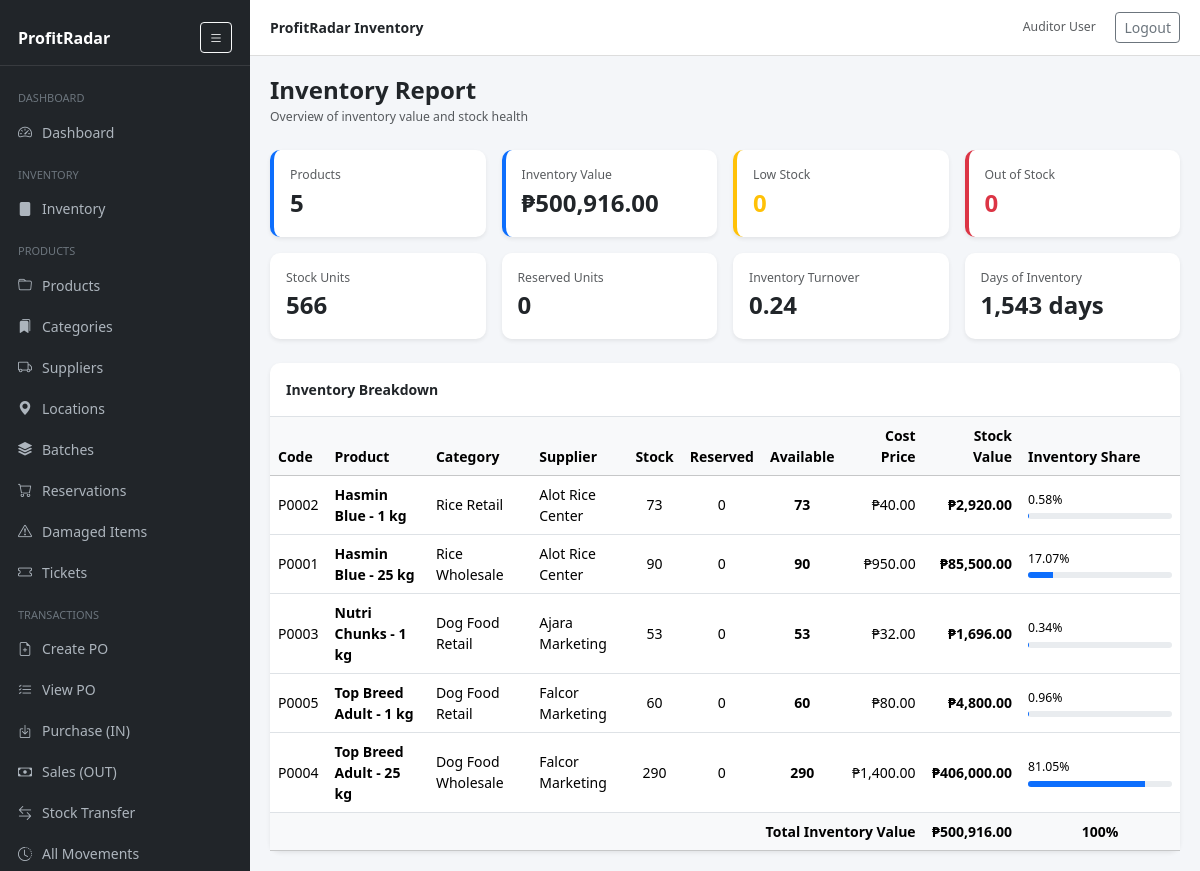
Screenshot of /inventory_report.php (signed in) with the database file from the repository.
### tables this page shows
CREATE TABLE `products` (
  `id` int(11) NOT NULL,
  `code` varchar(64) NOT NULL,
  `name` varchar(200) NOT NULL,
  `product_type` enum('retail','wholesale') NOT NULL DEFAULT 'retail',
  `category` varchar(120) DEFAULT NULL,
  `category_id` int(11) DEFAULT NULL,
  `location_id` int(11) DEFAULT NULL,
  `supplier_id` int(11) DEFAULT NULL,
  `location` varchar(120) DEFAULT NULL,
  `cost_price` decimal(12,2) DEFAULT 0.00,
  `sell_price` decimal(12,2) DEFAULT 0.00,
  `promo_discount_type` enum('percent','amount') DEFAULT NULL,
  `promo_discount_value` decimal(10,2) DEFAULT NULL,
  `sold_by` enum('each','weight') NOT NULL DEFAULT 'each',
  `unit` varchar(20) NOT NULL DEFAULT 'pc',
  `wholesale_price` decimal(10,2) NOT NULL DEFAULT 0.00,
  `barcode` varchar(128) DEFAULT NULL,
  `low_stock_threshold` int(11) DEFAULT NULL,
  `stock_qty` decimal(12,3) NOT NULL DEFAULT 0.000,
  `reserved_qty` int(11) NOT NULL DEFAULT 0,
  `is_active` tinyint(1) NOT NULL DEFAULT 1,
  `created_at` timestamp NOT NULL DEFAULT current_timestamp(),
  `updated_at` timestamp NULL DEFAULT NULL,
  `retail_stock` decimal(12,3) NOT NULL DEFAULT 0.000,
  `wholesale_stock` decimal(12,3) NOT NULL DEFAULT 0.000,
  `sale_type` enum('retail','wholesale') NOT NULL DEFAULT 'retail',
  `user_id` int(11) NOT NULL
);

CREATE TABLE `categories` (
  `id` int(11) NOT NULL,
  `name` varchar(100) NOT NULL,
  `description` varchar(255) DEFAULT NULL,
  `created_at` timestamp NOT NULL DEFAULT current_timestamp(),
  `user_id` int(11) NOT NULL
);

CREATE TABLE `suppliers` (
  `id` int(11) NOT NULL,
  `name` varchar(160) NOT NULL,
  `contact` varchar(160) DEFAULT NULL,
  `phone` varchar(50) DEFAULT NULL,
  `email` varchar(160) DEFAULT NULL,
  `address` text DEFAULT NULL,
  `user_id` int(11) NOT NULL
);

### inventory_report.php (the view, shortened to what this page needs)
<?php
require_once __DIR__ . '/includes/header.php';
$pdo = getDB();
$sql = "
SELECT
    p.id,
    p.code,
    p.name,
    p.stock_qty,
    p.reserved_qty,
    GREATEST(p.stock_qty - p.reserved_qty,0) AS available_stock,
    p.cost_price,
    (p.stock_qty * p.cost_price) AS stock_value,
    c.name AS category,
    s.name AS supplier
FROM products p
LEFT JOIN categories c ON p.category_id = c.id
LEFT JOIN suppliers s ON p.supplier_id = s.id
WHERE p.is_active = 1
ORDER BY p.name ASC
";
$stmt = $pdo->query($sql);
$products = $stmt->fetchAll(PDO::FETCH_ASSOC);
$totalValue = 0;
$totalStock = 0;
$totalReserved = 0;
$lowStock = 0;
$outOfStock = 0;
foreach ($products as $p) {
    $totalValue += $p['stock_value'];
    $totalStock += $p['stock_qty'];
    $totalReserved += $p['reserved_qty'];
}
$productCount = count($products);
$stmt = $pdo->query("
SELECT SUM(ti.qty * ti.cost_at_sale)
FROM transactions t
JOIN transaction_items ti ON ti.transaction_id = t.id
WHERE t.type='sale'
");
$cogs = $stmt->fetchColumn() ?? 0;
$turnover = $totalValue > 0 ? $cogs / $totalValue : 0;
$daysInventory = $turnover > 0 ? 365 / $turnover : 0;
?>
<div class="mb-4">
<h4 class="fw-semibold mb-0">Inventory Report</h4>
<small class="text-muted">Overview of inventory value and stock health</small>
</div>
<div class="row g-3 mb-4">
<div class="col-md-3">
<div class="card shadow-sm kpi-card">
<div class="card-body">
<div class="text-muted small">Products</div>
<div class="fs-4 fw-bold"><?=number_format($productCount)?></div>
</div>
</div>
</div>
<div class="col-md-3">
<div class="card shadow-sm kpi-card">
<div class="card-body">
<div class="text-muted small">Inventory Value</div>
<div class="fs-4 fw-bold">₱<?=number_format($totalValue,2)?></div>
</div>
</div>
</div>
<div class="col-md-3">
<div class="card shadow-sm kpi-warning">
<div class="card-body">
<div class="text-muted small">Low Stock</div>
<div class="fs-4 fw-bold text-warning"><?=number_format($lowStock)?></div>
</div>
</div>
</div>
<div class="col-md-3">
<div class="card shadow-sm kpi-danger">
<div class="card-body">
<div class="text-muted small">Out of Stock</div>
<div class="fs-4 fw-bold text-danger"><?=number_format($outOfStock)?></div>
</div>
</div>
</div>
<div class="col-md-3">
<div class="card shadow-sm">
<div class="card-body">
<div class="text-muted small">Stock Units</div>
<div class="fs-4 fw-bold"><?=number_format($totalStock)?></div>
</div>
</div>
</div>
<div class="col-md-3">
<div class="card shadow-sm">
<div class="card-body">
<div class="text-muted small">Reserved Units</div>
<div class="fs-4 fw-bold"><?=number_format($totalReserved)?></div>
</div>
</div>
</div>
<div class="col-md-3">
<div class="card shadow-sm">
<div class="card-body">
<div class="text-muted small">Inventory Turnover</div>
<div class="fs-4 fw-bold"><?=number_format($turnover,2)?></div>
</div>
</div>
</div>
<div class="col-md-3">
<div class="card shadow-sm">
<div class="card-body">
<div class="text-muted small">Days of Inventory</div>
<div class="fs-4 fw-bold"><?=number_format($daysInventory,0)?> days</div>
</div>
</div>
</div>
</div>
<div class="card shadow-sm">
<div class="card-body border-bottom">
<strong>Inventory Breakdown</strong>
</div>
<div class="table-responsive">
<table class="table table-hover align-middle mb-0">
<thead class="table-light">
<tr>
<th>Code</th>
<th>Product</th>
<th>Category</th>
<th>Supplier</th>
<th class="text-center">Stock</th>
<th class="text-center">Reserved</th>
<th class="text-center">Available</th>
<th class="text-end">Cost Price</th>
<th class="text-end">Stock Value</th>
<th style="width:160px">Inventory Share</th>
</tr>
</thead>
<tbody>
<?php foreach ($products as $p):
$percent = $totalValue > 0
    ? ($p['stock_value'] / $totalValue) * 100
    : 0;
$low = $p['stock_qty'] <= 5;
?>
<tr>
<td><?=htmlspecialchars($p['code'])?></td>
<td class="fw-semibold">
<?=htmlspecialchars($p['name'])?>
</td>
<td><?=htmlspecialchars($p['category'])?></td>
<td><?=htmlspecialchars($p['supplier'])?></td>
<td class="text-center <?=$low?'stock-low':''?>">
<?=number_format($p['stock_qty'])?>
</td>
<td class="text-center"><?=number_format($p['reserved_qty'])?></td>
<td class="text-center fw-semibold"><?=number_format($p['available_stock'])?></td>
<td class="text-end">₱<?=number_format($p['cost_price'],2)?></td>
<td class="text-end fw-semibold">₱<?=number_format($p['stock_value'],2)?></td>
<td>
<div class="small mb-1">
<?=number_format($percent,2)?>%
</div>
<div class="progress progress-sm">
<div class="progress-bar bg-primary"
style="width:<?=$percent?>%">
</div>
</div>
</td>
</tr>
<?php endforeach; ?>
</tbody>
<tfoot class="table-light">
<tr>
<td colspan="8" class="text-end fw-bold">
Total Inventory Value
</td>
<td class="text-end fw-bold">
₱<?=number_format($totalValue,2)?>
</td>
<td class="text-center fw-bold">
100%
</td>
</tr>
</tfoot>
</table>
</div>
</div>
<?php require_once '/includes/footer.php'; ?>

### includes/header.php (style rules this page uses)
body { background:#f4f6f9; font-size:14px; }
.card { border:0; border-radius:10px; box-shadow:0 2px 10px rgba(0,0,0,.05); }

### inventory_report.php (style rules this page uses)
.kpi-card { border-left:4px solid #0d6efd; }
.kpi-warning { border-left:4px solid #ffc107; }
.kpi-danger { border-left:4px solid #dc3545; }
.progress-sm { height:6px; }

### rows the page displays
products: code "P0002", name "Hasmin Blue - 1 kg", category.name "Rice Retail", supplier.name "Alot Rice Center", stock_qty "73", reserved_qty "0", available_stock "73", cost_price "40.00", stock_value "2,920.00", percent "0.58"
products: code "P0001", name "Hasmin Blue - 25 kg", category.name "Rice Wholesale", supplier.name "Alot Rice Center", stock_qty "90", reserved_qty "0", available_stock "90", cost_price "950.00", stock_value "85,500.00", percent "17.07", $percent 17.068730086482 (drawn)
products: code "P0003", name "Nutri Chunks - 1 kg", category.name "Dog Food Retail", supplier.name "Ajara Marketing", stock_qty "53", reserved_qty "0", available_stock "53", cost_price "32.00", stock_value "1,696.00", percent "0.34"
products: code "P0005", name "Top Breed Adult - 1 kg", category.name "Dog Food Retail", supplier.name "Falcor Marketing", stock_qty "60", reserved_qty "0", available_stock "60", cost_price "80.00", stock_value "4,800.00", percent "0.96"
products: code "P0004", name "Top Breed Adult - 25 kg", category.name "Dog Food Wholesale", supplier.name "Falcor Marketing", stock_qty "290", reserved_qty "0", available_stock "290", cost_price "1,400.00", stock_value "406,000.00", percent "81.05", $percent 81.051513627035 (drawn)

### other values shown
APP_NAME "ProfitRadar Inventory"
current_user()['name'] "Auditor User"
$productCount "5"
$totalValue "500,916.00"
$lowStock "0"
$outOfStock "0"
$totalStock "566"
$totalReserved "0"
$turnover "0.24"
$daysInventory "1,543"
